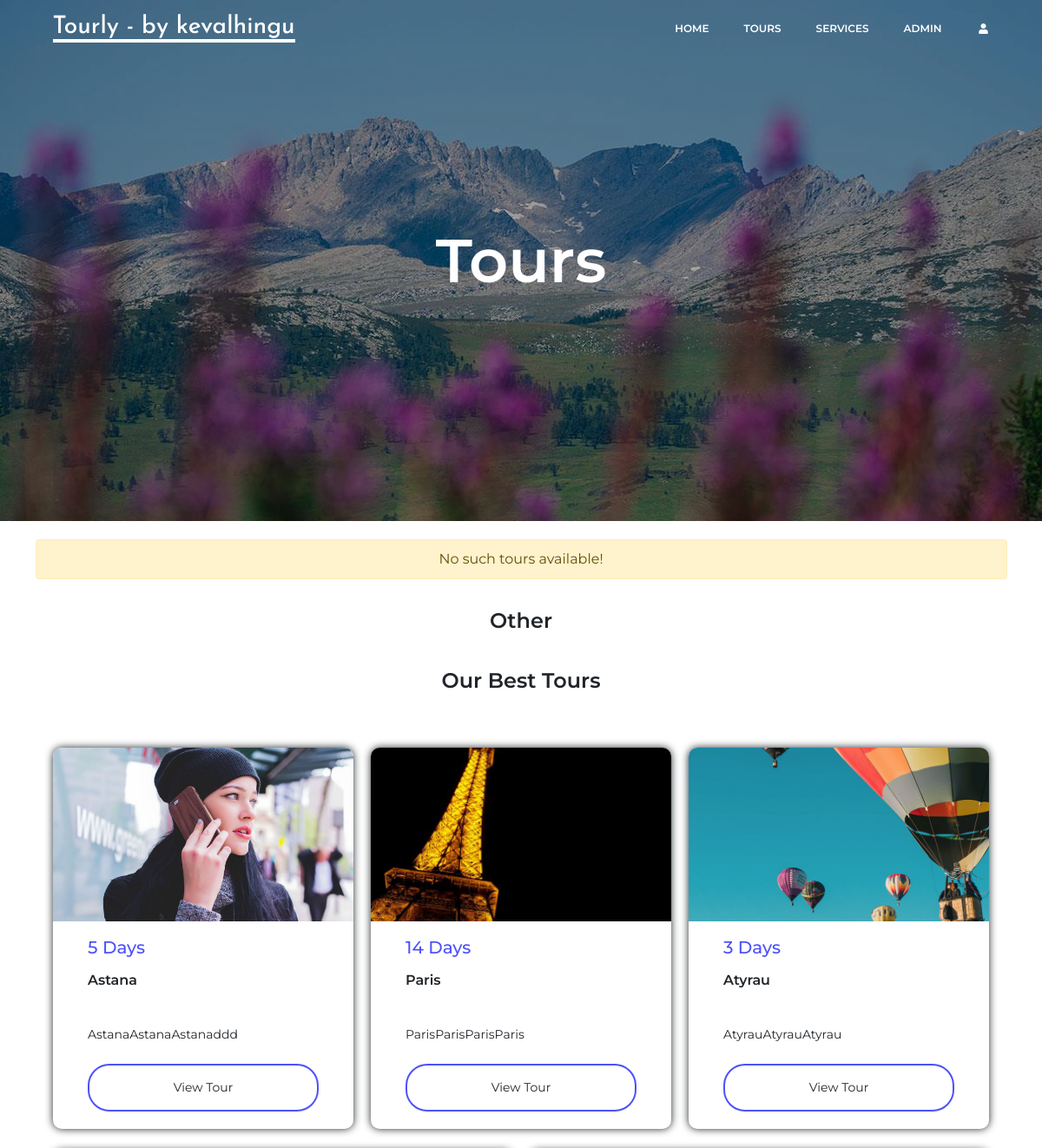
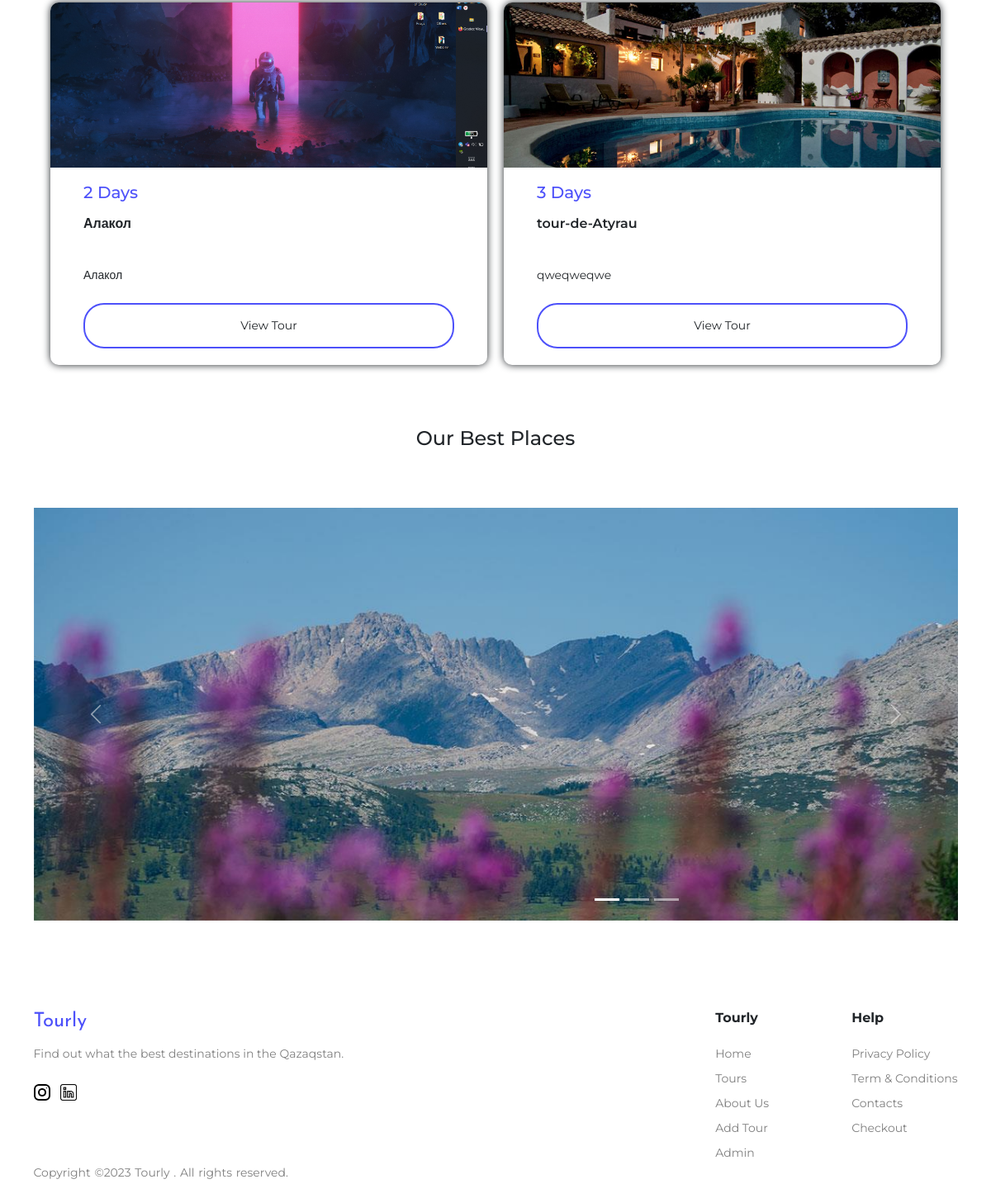
Page /tours on the committed database (2 pictures, top to bottom).
### web_tech_django/apps/blog/models.py (models this page shows, shortened)
class Tour(models.Model):
    name = models.CharField('Tour name', max_length=60)
    description = models.TextField('Tour description')
    started = models.DateTimeField('Started date')
    duration = models.IntegerField('Tour duration')
    price = models.IntegerField('Tour price')
    image = models.ImageField('Tour image', upload_to='tours/')

### web_tech_django/apps/blog/views.py (the view)
# urls.py: path('tours', views.tours, name='tours'),
def tours(request):
    tours = Tour.objects.all()
    return render(request, 'blog/tours.html', {'tours': tours})

### web_tech_django/templates/blog/tours.html (shortened to what this page needs)
{% extends 'base.html' %}
{% load static %}
{% block content %}
    <div class="showcase">
		<div class="showcase__block">
			<div class="showcase__text">
				Tours
			</div>
		</div>
	</div>
    <div class="container">
    {% if searched_tours %}
        <div class="tours">
			<div class="container">
				<div class="tours__title title text-center">Tours that you needed!</div>
				<div class="tours__row">
                 {% for tour in searched_tours %}
					<div class="tours__column">
						<div class="tours__image">
							<img src="{% static "uploads/" %}{{ tour.image }}" alt="">
						</div>
						<div class="tours__body">
							<div class="tours__time">{{ tour.duration }} Days</div>
							<div class="tours__title">{{ tour.name }}</div>
							<div class="tours__text">{{ tour.description }}</div>
							<a href="{% url 'blog:detail_view' tour.id %}" class="tours__btn btn">View Tour</a>
						</div>
					</div>
                 {% endfor %}
				</div>
			</div>
       </div>
    {% else %}
        <div class="alert alert-warning text-center mt-4">No such tours available!</div>
       <div class="tours">
			<div class="container">
                <div class="tours__title display-6 title text-center">Other</div>
				<div class="tours__title display-6 mb-5 title text-center">Our Best Tours</div>
				<div class="tours__row">
                 {% for tour in tours %}
					<div class="tours__column">
						<div class="tours__image">
							<img src="{% static "uploads/" %}{{ tour.image }}" alt="">
						</div>
						<div class="tours__body">
							<div class="tours__time">{{ tour.duration }} Days</div>
							<div class="tours__title">{{ tour.name }}</div>
							<div class="tours__text">{{ tour.description }}</div>
							<a href="{% url 'blog:detail_view' tour.id %}" class="tours__btn btn">View Tour</a>
						</div>
					</div>
                 {% endfor %}
				</div>
			</div>
       </div>
    {% endif %}
           <div class="slider">
			<h1 class="h1 text-center title">Our Best Places</h1>
			<div id="demo" class="carousel slide row" data-ride="carousel">
			  <ul class="carousel-indicators">
			    <li data-target="#demo" data-slide-to="0" class="active"></li>
			    <li data-target="#demo" data-slide-to="1"></li>
			    <li data-target="#demo" data-slide-to="2"></li>
			  </ul>
			  <div class="carousel-inner">
				    <div class="carousel-item active slider__img1 slider__img">
				    </div>
			  </div>
			  <a class="carousel-control-prev" href="#demo" data-slide="prev">
			    <span class="carousel-control-prev-icon"></span>
			  </a>
			  <a class="carousel-control-next" href="#demo" data-slide="next">
			    <span class="carousel-control-next-icon"></span>
			  </a>
			</div>
		</div>
    </div>
{% endblock %}

### web_tech_django/templates/base.html (shortened to what this page needs)
{% load static %}
<!DOCTYPE html>
<html lang="en">
<head>
    <link rel="stylesheet" href="{% static 'blog/css/extra/bootstrap.min.css' %}">
<link
   href="https://cdn.jsdelivr.net/npm/bootstrap@5.0.1/dist/css/bootstrap.min.css"
   rel="stylesheet"
   />
<link rel="stylesheet" href="{% static 'blog/css/index.css' %}">
</head>
<body>
<div class="wrapper">
        <nav id="header" class="navbar navbar-expand-lg navbar-dark fixed-top">
          <div class="container">
            <a href="{% url 'blog:index' %}" class="logo navbar-brand ">Tourly - by kevalhingu </a>
            <div class="collapse navbar-collapse justify-content-end" id="navmenu">
              <ul class="navbar-nav ms-auto">
                <li class="nav-item">
                  <a href="{% url 'blog:index' %}" class="nav-link {% block active %}{% endblock %}">Home</a>
                </li>
                <li class="nav-item">
                  <a href="{% url 'blog:tours' %}" class="nav-link">Tours</a>
                </li>
                <li class="nav-item">
                  <a href="{% url 'blog:services' %}" class="nav-link">Services</a>
                </li>
                <li class="nav-item">
                  <a href="{% url 'admin:index' %}" class="nav-link">Admin</a>
                </li>
                <li class="nav-item">
                   <a class="nav-link" href="{% url 'blog:base_admin' %}" role="button"><i class="fa fa-user fa-fw"></i></a>
                </li>
              </ul>
            </div>
          </div>
        </nav>
    <div class="content">
        {% block content %}
	    {% endblock %}
    </div>
    <footer class="footer">
		<div class="container">
			<div class="footer__row">
				<div class="footer__body">
					<div class="footer__logo">
						<a href="{% url 'blog:index' %}"> Tourly </a>
					</div>
					<div class="footer__subtitle">Find out what the best destinations in the Qazaqstan.</div>
					<div class="footer__soc-media">
						<a href="https://www.instagram.com/keval_hingu/"><img src="{% static 'blog/img/icons/instagram.png' %}" alt=""></a>
						<a href="https://www.linkedin.com/in/keval-hingu-499211219/"><img src="{% static 'blog/img/icons/linkedin.png' %}" alt=""></a>
					</div>
                    {% now "Y" as current_year %}
					<div class="footer__rights">Copyright &copy;{{ current_year }} Tourly . All rights reserved. </div>
				</div>
				<div class="footer__links">
					<div class="link-col">
					<div class="link__title">Tourly </div>
						<a href="blog/index.html">Home</a>
						<a href="#">Tours</a>
						<a href="blog/about.html">About Us</a>
                        <a href="{% url 'blog:add_tour' %}">Add Tour</a>
                        <a href="{% url 'blog:base_admin' %}">Admin</a>
					</div>
					<div class="link-col">
						<div class="link__title">Help</div>
						<a href="#">Privacy Policy</a>
						<a href="#">Term & Conditions</a>
                        <a href="{% url 'blog:contact' %}">Contacts</a>
                        <a href="{% url 'blog:checkout' %}">Checkout</a>
					</div>
				</div>
			</div>
		</div>
	</footer>
</div>
</body>
</html>

### web_tech_django/static/blog/css/index.css (style rules this page uses)
* { padding:0;margin:0;border:0; }
*,*:before,*:after { -moz-box-sizing:border-box;-webkit-box-sizing:border-box;box-sizing:border-box; }
nav,footer,header,aside { display:block; }
html,body { height:100%;width:100%;font-size:100%;line-height:1;font-size:14px;-ms-text-size-adjust:100%;-moz-text-size-adjust:100%;-webkit-text-size-adjust:100%; }
a,a:visited { text-decoration:none; }
ul li { list-style:none; }
img { vertical-align:top; }
h1,h2,h3,h4,h5,h6 { font-size:inherit;font-weight:inherit; }
body { margin: 0; padding: 0; background-color: #fff; font-family: 'Montserrat', sans-serif; font-size: 16px; -webkit-transition: 0.5s; -o-transition: 0.5s; transition: 0.5s; }
.btn { padding: 15px 25px; text-align: center; border: 2px solid #4d51fa; border-radius: 25px; transition: 0.5s; }
.wrapper { min-height: 100%; overflow: hidden; display: flex; flex-direction: column; transition: 0.5s; }
.content { flex: 1 1 auto; }
#header a { padding: 20px; color: #fff; }
.logo { font-family: "Josefin Sans"; font-size: 30px; color: #4d51fa; }
.footer { padding: 60px 0; }
.footer__row { display: flex; justify-content: space-between; }
.footer__logo a { font-family: 'Josefin Sans', sans-serif; font-size: 24px; color: #4d51fa; }
.footer__logo { padding-bottom: 20px; }
.footer__soc-media { margin: 30px 0; }
.footer__subtitle { font-size: 14px; color: gray; }
.footer__soc-media a { padding-right: 8px; }
.footer__soc-media img { width: 20px; }
.footer__rights { padding: 50px 0 0 0; font-size: 14px; color: gray; word-spacing: 1px; }
.footer__links { display: flex; }
.link-col { display: flex; flex-direction: column; padding-left: 100px; }
.link-col:first-child { padding-left: 0; }
.link__title { font-size: 16px; font-weight: 700; padding-bottom: 20px; }
.link-col a { font-size: 14px; padding: 8px 0; color: gray; }
.slider { padding: 50px 0; }
.slider h1 { margin-bottom: 70px; }
.slider__img { height: 500px; background-size: cover; background-position: center center; }
.slider__img1 { background-image: url(../img/showcase.jpg); background-position: top center; }
.showcase { height: 600px; background-image: url(../img/showcase.jpg); background-repeat: no-repeat; background-size: cover; -webkit-transition: 0.5s; -o-transition: 0.5s; transition: 0.5s; display: flex; align-items: center; justify-content: center; }
.showcase__block { height: 600px; width: 100%; background-color: rgb(0,0,0, 0.3); display: flex; align-items: center; justify-content: center; }
.showcase__text { color: #fff; font-size: 70px; font-weight: 600; text-align: center; }
.tours__row { display: flex; justify-content: space-between; flex-wrap: wrap; padding: 0 -10px; }
.tours__column { flex: 1 1 300px; margin: 0 10px; margin-bottom: 25px; border-radius: 10px; box-shadow: 0px 0px 10px; transition: 0.4s; display: flex; flex-direction: column; }
.tours__image { height: 200px; flex: 0 0 auto; overflow: hidden; border-top-left-radius: 10px; border-top-right-radius: 10px; }
.tours__image img { width: 100%; height: 100%; object-fit: cover; transition: 0.6s; }
.tours__body { padding: 20px 40px; flex: 1 1 auto; display: flex; flex-direction: column; }
.tours__time { color:#4d51fa; font-size: 20px;font-weight: 500; }
.tours__title { padding: 20px 0; font-weight: 600; }
.tours__text { font-size: 14px; line-height: 2em; padding: 20px 0; flex: 1 1 auto; }
@media (max-width: 1200px) { .title { font-size: 24px; } }
#header a { padding: 0; margin: 10px 20px; transition: 0.2s; }
.logo { font-size: 28px; font-weight: 500; margin-bottom: 0; border-bottom: 6px solid #fff; border-bottom-width: 4px; }
.nav-item { text-transform: uppercase; font-size: 12px; font-weight: 600; }

### rows in the picture
Tour: image (picture), duration "5", name "Astana", description "AstanaAstanaAstanaddd"
Tour: image (picture), duration "14", name "Paris", description "ParisParisParisParis"
Tour: image (picture), duration "3", name "Atyrau", description "AtyrauAtyrauAtyrau"
Tour: image (picture), duration "2", name "Алакол", description "Алакол"
Tour: image (picture), duration "3", name "tour-de-Atyrau", description "qweqweqwe"

### other values in the picture
{{ current_year }} "2023"
